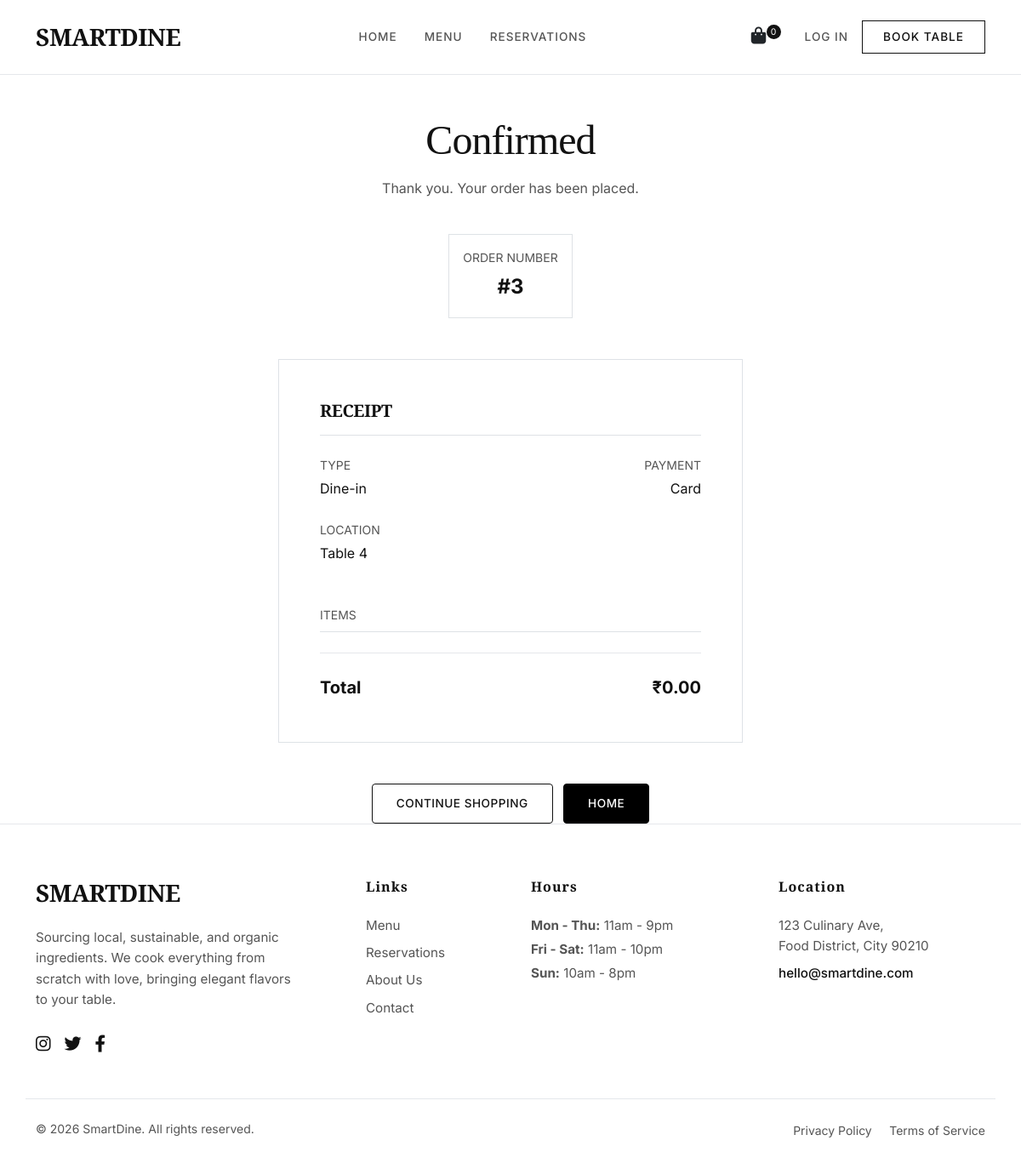
The app's page /order-confirmation/3/ with its own data.
### home/models.py (models this page shows, shortened)
class Order(models.Model):
    ORDER_TYPE_CHOICES = [
        ('Dine-in', 'Dine-in'),
        ('Delivery', 'Delivery'),
        ('Pickup', 'Pickup'),
    ]
    STATUS_CHOICES = [
        ('Pending', 'Pending'),
        ('Preparing', 'Preparing'),
        ('Ready', 'Ready'),
        ('Delivered', 'Delivered'),
        ('Cancelled', 'Cancelled'),
    ]
    PAYMENT_METHOD_CHOICES = [
        ('UPI', 'UPI'),
        ('Card', 'Credit/Debit Card'),
        ('Cash', 'Cash'),
        ('Wallet', 'Digital Wallet'),
    ]
    PAYMENT_STATUS_CHOICES = [
        ('Pending', 'Pending'),
        ('Completed', 'Completed'),
        ('Failed', 'Failed'),
        ('Refunded', 'Refunded'),
    ]
    user = models.ForeignKey(User, on_delete=models.SET_NULL, null=True, blank=True, related_name='orders')
    order_type = models.CharField(max_length=20, choices=ORDER_TYPE_CHOICES, default='Dine-in')
    table = models.ForeignKey(Table, on_delete=models.SET_NULL, null=True, blank=True, related_name='orders')
    customer_name = models.CharField(max_length=100, blank=True)
    customer_phone = models.CharField(max_length=20, blank=True)
    customer_address = models.TextField(blank=True)
    total_amount = models.DecimalField(max_digits=8, decimal_places=2, default=0)
    tax_amount = models.DecimalField(max_digits=8, decimal_places=2, default=0)
    discount_amount = models.DecimalField(max_digits=8, decimal_places=2, default=0)
    final_amount = models.DecimalField(max_digits=8, decimal_places=2, default=0)
    payment_method = models.CharField(max_length=20, choices=PAYMENT_METHOD_CHOICES, blank=True, null=True)
    payment_status = models.CharField(max_length=20, choices=PAYMENT_STATUS_CHOICES, default='Pending')
    status = models.CharField(max_length=20, choices=STATUS_CHOICES, default='Pending')
    created_at = models.DateTimeField(auto_now_add=True)
    completed_at = models.DateTimeField(null=True, blank=True)
    class Meta:
        ordering = ['-created_at']

class Table(models.Model):
    STATUS_CHOICES = [
        ('Available', 'Available'),
        ('Occupied', 'Occupied'),
        ('Reserved', 'Reserved'),
    ]
    table_number = models.PositiveIntegerField(unique=True)
    capacity = models.PositiveIntegerField()
    status = models.CharField(max_length=20, choices=STATUS_CHOICES, default='Available')

### home/views.py (the view)
# urls.py: path('order-confirmation/<int:order_id>/', views.order_confirmation, name='order_confirmation'),
def order_confirmation(request, order_id):
    order = get_object_or_404(Order, id=order_id)
    context = {'order': order}
    return render(request, 'order_confirmation.html', context)

### templates/order_confirmation.html (shortened to what this page needs)
{% extends 'base.html' %}
{% block content %}
<div class="container mt-5">
    <div class="row justify-content-center">
        <div class="col-lg-6">
            <div class="text-center mb-5">
                <h1 class="display-5 mb-3" style="font-weight: 400;">Confirmed</h1>
                <p class="text-muted">Thank you. Your order has been placed.</p>
                <div class="border border-color p-3 mt-4 d-inline-block">
                    <span class="text-uppercase small text-muted d-block mb-1">Order Number</span>
                    <strong class="fs-4">#{{ order.id }}</strong>
                </div>
            </div>
            <div class="border border-color p-4 p-md-5 bg-white">
                <h5 class="text-uppercase letter-spacing-1 mb-4 border-bottom pb-3">Receipt</h5>
                <div class="row mb-4">
                    <div class="col-6">
                        <small class="text-muted text-uppercase d-block mb-1">Type</small>
                        <span>{{ order.order_type }}</span>
                    </div>
                    <div class="col-6 text-end">
                        <small class="text-muted text-uppercase d-block mb-1">Payment</small>
                        <span>{{ order.payment_method }}</span>
                    </div>
                </div>
                {% if order.table %}
                <div class="row mb-4">
                    <div class="col-12">
                        <small class="text-muted text-uppercase d-block mb-1">Location</small>
                        <span>Table {{ order.table.table_number }}</span>
                    </div>
                </div>
                {% endif %}
                <div class="mt-5">
                    <small class="text-muted text-uppercase d-block mb-3 border-bottom pb-2">Items</small>
                </div>
                <div class="d-flex justify-content-between mt-4 pt-4 border-top border-dark fw-bold fs-5">
                    <span>Total</span>
                    <span>₹{{ order.final_amount }}</span>
                </div>
            </div>
            <div class="text-center mt-5">
                <a href="{% url 'menu' %}" class="btn btn-outline-primary me-2">Continue Shopping</a>
                <a href="{% url 'home' %}" class="btn btn-primary">Home</a>
            </div>
        </div>
    </div>
</div>
{% endblock %}

### static/css/style.css (style rules this page uses)
:root { --bg-main: #ffffff; --bg-surface: #f9f9faf0; --bg-alt: #f4f4f5; --text-main: #111111; --text-muted: #555555; --text-light: #888888; --primary-color: #000000; --primary-hover: #333333; --accent-color: #b94a29; --success-color: #2F855A; --danger-color: #C53030; --warning-color: #DD6B20; --border-color: #e5e7eb; --border-radius: 4px; --border-radius-lg: 8px; --font-main: 'Inter', -apple-system, BlinkMacSystemFont, "Segoe UI", Roboto, sans-serif; --font-heading: 'Playfair Display', Georgia, serif; }
body { background-color: var(--bg-main) !important; color: var(--text-main) !important; font-family: var(--font-main); font-weight: 400; line-height: 1.6; -webkit-font-smoothing: antialiased; -moz-osx-font-smoothing: grayscale; overflow-x: hidden; }
h1, h2, h3, h4, h5, h6, .font-heading { font-family: var(--font-heading); font-weight: 600; color: var(--text-main); letter-spacing: -0.02em; line-height: 1.2; }
a { color: var(--text-main); text-decoration: underline; text-decoration-color: var(--border-color); text-underline-offset: 4px; transition: text-decoration-color 0.2s ease, opacity 0.2s ease; }
.min-h-screen { min-height: 100vh; }
.btn { font-family: var(--font-main); font-weight: 500; border-radius: var(--border-radius); padding: 0.75rem 1.75rem; transition: all 0.2s ease; letter-spacing: 0.5px; text-transform: uppercase; font-size: 0.85rem; text-decoration: none !important; border: 1px solid transparent; }
.btn-primary { background-color: var(--primary-color) !important; color: #ffffff !important; border-color: var(--primary-color) !important; }
.btn-outline-primary { background-color: transparent !important; color: var(--text-main) !important; border-color: var(--text-main) !important; }
.text-muted { color: var(--text-muted) !important; }
.border-secondary, .border-light, .border-dark { border-color: var(--border-color) !important; }

### records on screen
Order: id "3", order_type "Dine-in", payment_method "Card", table.table_number "4", final_amount "0.00"

### other values on screen
{{ cart|length|default:"0" }} "0"
